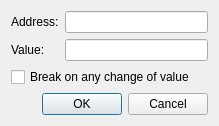
<?xml version="1.0" encoding="UTF-8"?>
<ui version="4.0">
 <class>AddMemoryBreakpoint</class>
 <widget class="QDialog" name="AddMemoryBreakpoint">
  <property name="geometry">
   <rect>
    <x>0</x>
    <y>0</y>
    <width>219</width>
    <height>116</height>
   </rect>
  </property>
  <property name="windowTitle">
   <string>Add memory breakpoint</string>
  </property>
  <layout class="QGridLayout" name="gridLayout">
   <item row="0" column="0">
    <widget class="QLabel" name="label">
     <property name="text">
      <string>Address:</string>
     </property>
    </widget>
   </item>
   <item row="0" column="1">
    <widget class="QLineEdit" name="address"/>
   </item>
   <item row="1" column="0">
    <widget class="QLabel" name="label_2">
     <property name="text">
      <string>Value:</string>
     </property>
    </widget>
   </item>
   <item row="1" column="1">
    <widget class="QLineEdit" name="value"/>
   </item>
   <item row="2" column="0" colspan="2">
    <widget class="QCheckBox" name="breakOnAny">
     <property name="text">
      <string>Break on any change of value</string>
     </property>
    </widget>
   </item>
   <item row="3" column="0" colspan="2">
    <widget class="QDialogButtonBox" name="buttonBox">
     <property name="orientation">
      <enum>Qt::Horizontal</enum>
     </property>
     <property name="standardButtons">
      <set>QDialogButtonBox::Cancel|QDialogButtonBox::Ok</set>
     </property>
    </widget>
   </item>
   <item row="4" column="1">
    <spacer name="verticalSpacer">
     <property name="orientation">
      <enum>Qt::Vertical</enum>
     </property>
     <property name="sizeHint" stdset="0">
      <size>
       <width>20</width>
       <height>78</height>
      </size>
     </property>
    </spacer>
   </item>
  </layout>
 </widget>
 <resources/>
 <connections>
  <connection>
   <sender>buttonBox</sender>
   <signal>accepted()</signal>
   <receiver>AddMemoryBreakpoint</receiver>
   <slot>accept()</slot>
   <hints>
    <hint type="sourcelabel">
     <x>214</x>
     <y>97</y>
    </hint>
    <hint type="destinationlabel">
     <x>157</x>
     <y>115</y>
    </hint>
   </hints>
  </connection>
  <connection>
   <sender>buttonBox</sender>
   <signal>rejected()</signal>
   <receiver>AddMemoryBreakpoint</receiver>
   <slot>reject()</slot>
   <hints>
    <hint type="sourcelabel">
     <x>214</x>
     <y>103</y>
    </hint>
    <hint type="destinationlabel">
     <x>218</x>
     <y>115</y>
    </hint>
   </hints>
  </connection>
  <connection>
   <sender>breakOnAny</sender>
   <signal>toggled(bool)</signal>
   <receiver>value</receiver>
   <slot>setDisabled(bool)</slot>
   <hints>
    <hint type="sourcelabel">
     <x>83</x>
     <y>67</y>
    </hint>
    <hint type="destinationlabel">
     <x>88</x>
     <y>46</y>
    </hint>
   </hints>
  </connection>
 </connections>
</ui>
